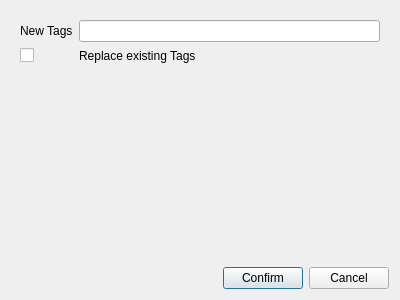
<?xml version="1.0" encoding="UTF-8"?>
<ui version="4.0">
 <class>Form</class>
 <widget class="QDialog" name="Form">
  <property name="windowModality">
   <enum>Qt::ApplicationModal</enum>
  </property>
  <property name="geometry">
   <rect>
    <x>0</x>
    <y>0</y>
    <width>400</width>
    <height>300</height>
   </rect>
  </property>
  <property name="windowTitle">
   <string>Form</string>
  </property>
  <layout class="QVBoxLayout" name="verticalLayout">
   <item>
    <widget class="QFrame" name="frame">
     <property name="frameShape">
      <enum>QFrame::NoFrame</enum>
     </property>
     <property name="frameShadow">
      <enum>QFrame::Raised</enum>
     </property>
     <layout class="QVBoxLayout" name="verticalLayout_2">
      <property name="leftMargin">
       <number>0</number>
      </property>
      <property name="topMargin">
       <number>0</number>
      </property>
      <property name="rightMargin">
       <number>0</number>
      </property>
      <property name="bottomMargin">
       <number>0</number>
      </property>
      <item alignment="Qt::AlignTop">
       <widget class="QFrame" name="frame_2">
        <property name="frameShape">
         <enum>QFrame::NoFrame</enum>
        </property>
        <property name="frameShadow">
         <enum>QFrame::Raised</enum>
        </property>
        <layout class="QHBoxLayout" name="horizontalLayout">
         <item>
          <layout class="QFormLayout" name="formLayout">
           <item row="0" column="0">
            <widget class="QLabel" name="label">
             <property name="text">
              <string>New Tags</string>
             </property>
            </widget>
           </item>
           <item row="0" column="1">
            <widget class="QLineEdit" name="tagEdit">
             <property name="toolTip">
              <string>Comma separated list of tags.</string>
             </property>
            </widget>
           </item>
           <item row="1" column="0">
            <widget class="QCheckBox" name="replaceExistingTagsCheckBox">
             <property name="text">
              <string/>
             </property>
            </widget>
           </item>
           <item row="1" column="1">
            <widget class="QLabel" name="label_2">
             <property name="text">
              <string>Replace existing Tags</string>
             </property>
            </widget>
           </item>
          </layout>
         </item>
        </layout>
       </widget>
      </item>
     </layout>
    </widget>
   </item>
   <item alignment="Qt::AlignBottom">
    <widget class="QFrame" name="frame_3">
     <property name="frameShape">
      <enum>QFrame::NoFrame</enum>
     </property>
     <property name="frameShadow">
      <enum>QFrame::Raised</enum>
     </property>
     <layout class="QHBoxLayout" name="horizontalLayout_2">
      <property name="leftMargin">
       <number>0</number>
      </property>
      <property name="topMargin">
       <number>0</number>
      </property>
      <property name="rightMargin">
       <number>0</number>
      </property>
      <property name="bottomMargin">
       <number>0</number>
      </property>
      <item alignment="Qt::AlignRight">
       <widget class="QFrame" name="frame_4">
        <property name="frameShape">
         <enum>QFrame::NoFrame</enum>
        </property>
        <property name="frameShadow">
         <enum>QFrame::Raised</enum>
        </property>
        <layout class="QHBoxLayout" name="horizontalLayout_3">
         <property name="leftMargin">
          <number>0</number>
         </property>
         <property name="topMargin">
          <number>0</number>
         </property>
         <property name="rightMargin">
          <number>0</number>
         </property>
         <property name="bottomMargin">
          <number>0</number>
         </property>
         <item>
          <widget class="QPushButton" name="confirmButton">
           <property name="text">
            <string>Confirm</string>
           </property>
          </widget>
         </item>
         <item>
          <widget class="QPushButton" name="cancelButton">
           <property name="text">
            <string>Cancel</string>
           </property>
          </widget>
         </item>
        </layout>
       </widget>
      </item>
     </layout>
    </widget>
   </item>
  </layout>
 </widget>
 <resources/>
 <connections/>
</ui>
